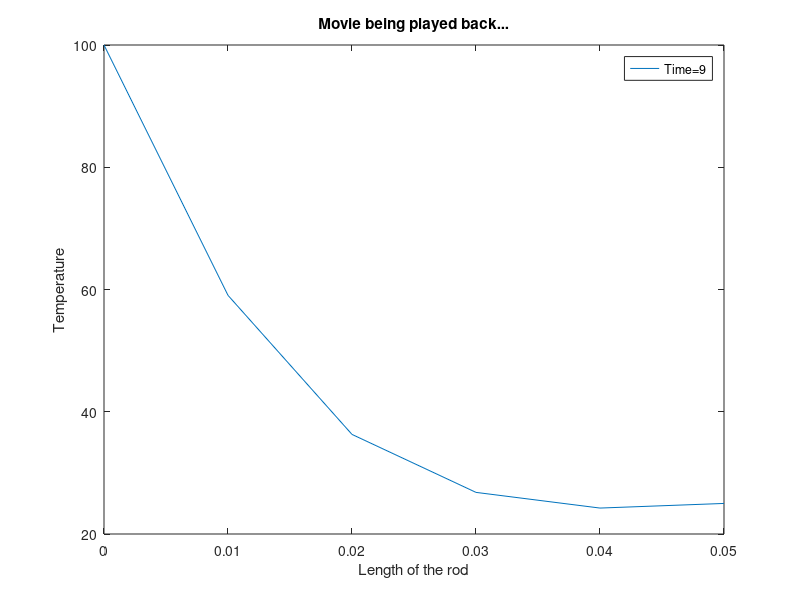

This chart was generated by the following MATLAB code:
clc
clear all


% Mfile name
%       mtl_ode_???.m

% Revised:
%       February 28, 2011

% % Authors
%       Sri Harsha Garapati, Autar Kaw
%       Department of Mechanical Engineering
%       University of South Florida
%       Tampa, Fl 33620
%       Contact: kaw@eng.usf.edu | http://numericalmethods.eng.usf.edu/contact.html

% Purpose
%       To illustrate explicit method of solving Ordinary Differential
%       Equations
%       

% Keyword
%       Partial Differential Equations
%       Parabolic Equations
%       Implicit Method
%% Display information

% This displays title information
disp(sprintf('\n\nSimulation of the Parabolic Equation method to solve PDE'))
disp(sprintf('University of South Florida'))
disp(sprintf('United States of America'))
disp(sprintf('kaw@eng.usf.edu\n'))


% Problem Statement
% Use the implicit method to solve for the temperature distribution of a
% long, thin rod with a length of 0.05 metres subjected to a temperature of
% 100 degrees centigrade on the left end and 25 degress centigrade on the
% right end. Find the temperature distribution in the rod from t=0 secs to
% t=9 secs. The following values: K'=54 W/(m.k), C=490 J/(Kg-K) and 
% density=7800 Kg/m^3, deltax=0.01 cm, deltat=3s. At t=0, the temperature 
% of the rod is 20 degress centigrade

disp(sprintf('\n*******************************Problem Statement**********'))
disp(sprintf('Use the implicit method to solve for the temperature distribution of a'))
disp(sprintf('long, thin rod with a length of 0.05 metres subjected to a temperature of'))
disp(sprintf('100 degrees centigrade on the left end and 25 degress centigrade on the'))
disp(sprintf('right end. Find the temperature distribution in the rod from t=0 secs to'))
disp(sprintf('t=9 secs. The following values: K=54 W/(m.k), C=490 J/(Kg-K) and'))
disp(sprintf('density=7800 Kg/m^3, deltax=0.01 cm, deltat=3s. At t=0, the temperature'))
disp(sprintf('of the rod is 20 degress centigrade'))

%% Inputs
%       This is the only place in the program where the user makes the changes
%       based on their wishes

%*************************************************************************

% Length of the rod

l=0.05;

% Thermal conductivity of the material of the rod

k_prime=54;

% Specific Heat of the rod

c=490;

% density of the material of the rod

density=7800;

% Temeprature on the left end of the rod (boundary condition)

T1=100;

% Temperature on the right end of the rod (boundary condition)

T2=25;

% Intial Temperature
Ti=20;

% number of divisions on the rod
n=5;

%End time of the analysis
t=9;

%Time step

dt=3;

%*************************************************************************

disp(sprintf('\n\n********************************Input Data**********************************\n')) 
disp(sprintf('     L = %g, Length of the rod ',l)) 
disp(sprintf('     K = %g, Thermal conductivity of the rod ',k_prime))
disp(sprintf('     C = %g, Specific Heat of the rod ',c))
disp(sprintf('     Density = %g, Density of the rod ',density))
disp(sprintf('     T1 = %g, Temperature on the left side of the rod ',T1))
disp(sprintf('     T2 = %g, Temperature on the right side of the rod ',T2))
disp(sprintf('     n = %g, Number of sections of the grid along the length of the rod',n))
disp(sprintf('     T = %g, End time of the analysis',t))
disp(sprintf('     dt = %g, Time step of the analysis',dt))



%*************************************************************************
%% Calculations

disp(sprintf('\n\n********************************Calculated Data**********************************\n')) 

% Calculating the number of time steps required for the analysis
runs=t/dt + 1;

% Step size along the length of the rod

dx=l/n;

% alpha=thermal diffusivity

alpha=k_prime/(c*density);

% Relaxation
lambda=alpha*dt/(dx)^2;

disp(sprintf('     alpha = %g, Thermal diffusivity',alpha))


%% Programming the Explicit Method
%Generating the linear cordinates of the nodes
for i=1:1:n+1
    L(i)=(i-1)*dx;
end


% Starting values assignmed to the Temperature vector
T=zeros(runs,n+1);


% Loop Assigning the Boundary Conditions to Temperature Vector
for i=1:1:runs
     T(i,1)=T1;
     T(i,n+1)=T2;
end


% Loop Assigning the Initial Conditions to Temperature Vector
for j=2:1:n
     T(1,j)=Ti;
end

% Programming the explicit method

for j=1:1:runs-1
    
    temp=zeros(n-1,n-1);
    cons=zeros(n-1,1);
    for i=2:1:n
        k=i-1;
        
        if k==1
        temp(k,k)=1+(2*lambda);
        temp(k,k+1)=-lambda;
        cons(k,1)=T(j,i) + (lambda*T(j+1,i-1));
        
        end
    
        if k ~=1 && k ~=n-1
        temp(k,k-1)=-lambda;
        temp(k,k)=1+ (2*lambda);
        temp(k,k+1)=-lambda;
        cons(k,1)=T(j,i);
        end
    
        if k==n-1
            temp(k,k-1)=-lambda;
            temp(k,k)=1+ (2*lambda);
            cons(k,1)=T(j,i) + (lambda*T(j+1,i+1));
        end
    
    end
  
    sol=temp\cons;
    
    for i=2:1:n
        T(j+1,i)=sol(i-1);
    end
end
%% Output
disp('Here in the temperature matrix, T, each row represents the time step')
disp('and each column represents the time, i.e. first row represents the') 
disp('initial time step, second row represents the first time step and the')
disp('last row represents the end time of the analysis. Ex: T(3,2) represents ')
disp(' the temperature of the second node at the third time step')
disp(' ')
disp(' Temperature, T=')
disp(T)
%% Plotting

% Loop to record movie
for j = 0:1:runs-1
    for i=1:1:n+1
        T_M(i)=T(j+1,i);
        
    end
    plot(L,T_M);
    xlabel('Length of the rod')
    ylabel('Temperature')
    legend(['Time=' num2str(j*dt)])
    title('Recording movie...')
    % Get every frame with 'getframe' and load the appropriate       % matrix.
    frames(j+1) = getframe;
end

% Save the matrix so that this movie can be loaded later
save frames 

% Play the movie once, 1 FPS.
title('Movie being played back...')
movie(frames,1,1)


% % Creating the temperature array when time =0
% for i=1:1:n+1
% T_0(i)=T(1,i);
% end
% 
% % Creating the temperature array when time =T/4
% for i=1:1:n+1
% T_1(i)=T(((runs-1)/4+1),i);
% end
% 
% % Creating the temperature array when time =T/2
% for i=1:1:n+1
% T_2(i)=T((2*(runs-1)/4+1),i);
% end
% 
% % Creating the temperature array when time =3T/4
% for i=1:1:n+1
% T_3(i)=T((3*(runs-1)/4+1),i);
% end
% 
% % Creating the temperature array when time =T
% for i=1:1:n+1
% T_4(i)=T((4*(runs-1)/4+1),i);
% end
% 
% Time_0_0th=['Time=' num2str(0)];
% Time_1_4th=['Time=' num2str(((runs-1)/4)*dt)];
% Time_1_2th=['Time=' num2str((2*(runs-1)/4)*dt)];
% Time_3_4th=['Time=' num2str((3*(runs-1)/4)*dt)];
% Time_1_1th=['Time=' num2str((4*(runs-1)/4)*dt)];
% 
% % Plot command
% plot(L,T_0,L,T_1,L,T_2,L,T_3,L,T_4)
% title('Temperature Vs Length')
% xlabel('Length of the rod')
% ylabel('Temperature')
% legend(Time_0_0th,Time_1_4th,Time_1_2th,Time_3_4th,Time_1_1th)
% 
